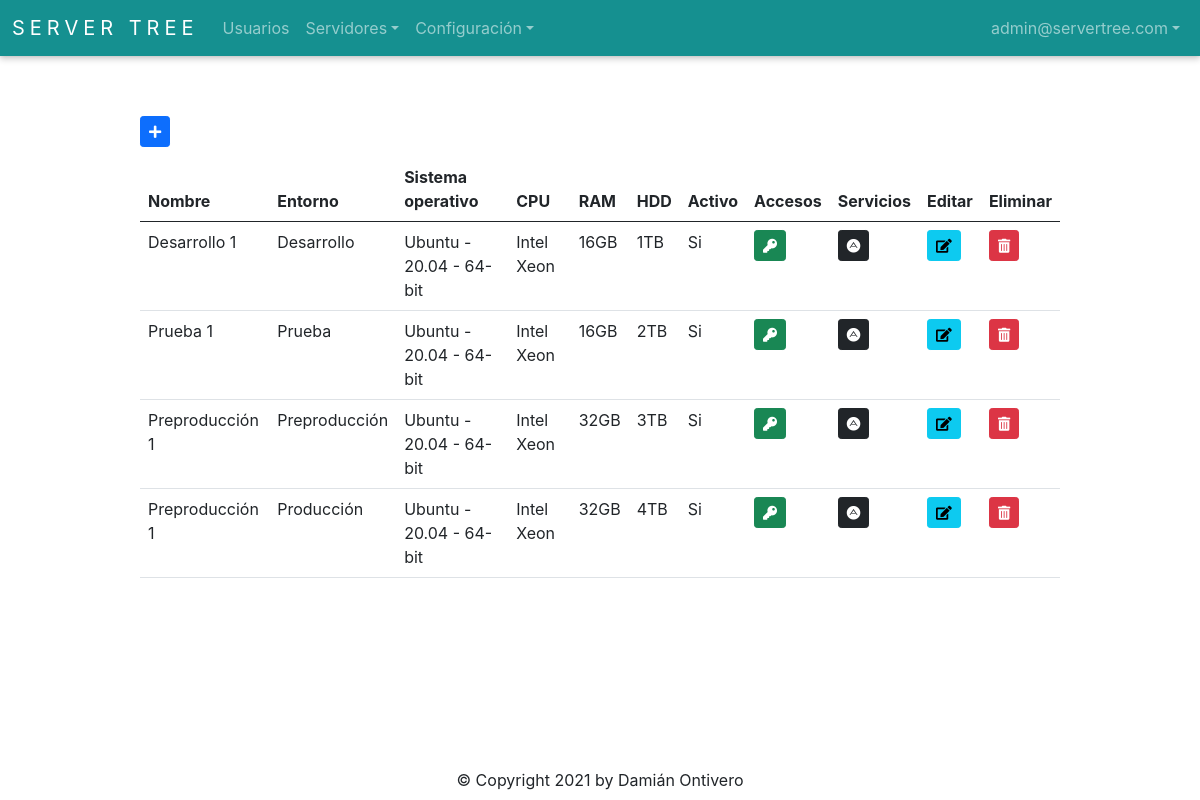
The app's page /server/get_server_all (signed in) with its own data.
### app/auth/models.py (models this page shows, shortened)
class User(db.Model, UserMixin):
    __tablename__ = 'Users'
    id = db.Column(db.Integer, autoincrement=True, primary_key=True)
    firstname = db.Column(db.String(128), nullable=False)
    lastname = db.Column(db.String(128), nullable=False)
    email = db.Column(db.String(256), unique=True, nullable=False)
    password = db.Column(db.String(256), nullable=False)
    role_id = db.Column(db.Integer, db.ForeignKey('Roles.id'), nullable=False)
    is_active = db.Column(db.Boolean)
    @staticmethod
    def get_by_id(id):
        return User.query.get(id)

### app/server/models.py (models this page shows, shortened)
class Server(db.Model):
    __tablename__ = 'Servers'
    id = db.Column(db.Integer, autoincrement=True, primary_key=True, nullable=False)
    name = db.Column(db.String(50), nullable=False)
    environment_id = db.Column(db.Integer, db.ForeignKey('Environments.id'), nullable=False)
    operating_system_id = db.Column(db.Integer, db.ForeignKey('OperatingSystems.id'), nullable=False)
    cpu = db.Column(db.String(50), nullable=False)
    ram = db.Column(db.String(50), nullable=False)
    hdd = db.Column(db.String(50), nullable=False)
    is_active = db.Column(db.Boolean)
    @staticmethod
    def get_all():
        return Server.query.all()

### app/environments/models.py (models this page shows, shortened)
class Environment(db.Model):
    __tablename__ = 'Environments'
    id = db.Column(db.Integer, autoincrement=True, primary_key=True, nullable=False)
    name = db.Column(db.String(50), nullable=False)
    is_active = db.Column(db.Boolean)
    @staticmethod
    def get_all():
        return Environment.query.all()

### app/operating_systems/models.py (models this page shows, shortened)
class OperatingSystem(db.Model):
    __tablename__ = 'OperatingSystems'
    id = db.Column(db.Integer, autoincrement=True, primary_key=True, nullable=False)
    name = db.Column(db.String(50), nullable=False)
    version = db.Column(db.String(50), nullable=False)
    architect = db.Column(db.String(6), nullable=False)
    is_active = db.Column(db.Boolean)
    def __repr__(self):
        return '{} - {} - {}'.format(self.name, self.version, self.architect)
    @staticmethod
    def get_all():
        return OperatingSystem.query.all()

### app/server/routes.py (the view)
@server_bp.route('/get_server_all', methods=['GET', 'POST'])
@login_required
def get_server_all():
    data = db.session.query(Server, Environment, OperatingSystem).join(Environment, OperatingSystem).all()
    environments = Environment.get_all()
    server_form = ServerForm()
    access_form = AccessForm()
    service_form = ServiceForm()
    user_form = UserForm()
    return render_template('server.html', data=data, environments=environments, server_form=server_form, access_form=access_form, service_form=service_form, user_form=user_form)

### app/auth/models.py (called while the page is built)
    @staticmethod
    def get_all():
        return Role.query.all()

### app/auth/routes.py (called while the page is built)
@login_manager.user_loader
def load_user(user_id):
    return User.get_by_id(int(user_id))

### app/connection_type/models.py (called while the page is built)
    @staticmethod
    def get_all():
        return ConnectionType.query.all()

### app/server/templates/server.html (shortened to what this page needs)
{% extends 'base.html' %}
{% import 'bootstrap/wtf.html' as wtf %}
{% block content %}
<div class="buttons">
  {% if current_user.role_id == 1 %}
    <button type="button" id="addServerButton" class="btn btn-primary btn-sm" data-bs-toggle="modal" data-bs-target="#serverModal"><i class="fas fa-plus"></i></button>
  {% else %}
    <button disabled type="button" id="addserverButton" class="btn btn-primary btn-sm" data-bs-toggle="modal" data-bs-target="#serverModal"><i class="fas fa-plus"></i></button>
  {% endif %}
</div>
<table class="table table-hover">
  <thead>
    <tr>
      <th>Nombre</th>
      <th>Entorno</th>
      <th>Sistema operativo</th>
      <th>CPU</th>
      <th>RAM</th>
      <th>HDD</th>
      <th>Activo</th>
      <th>Accesos</th>
      <th>Servicios</th>
      <th>Editar</th>
      <th>Eliminar</th>
    </tr>
  </thead>
  <tbody>
    {% for server, env, os in data %}
      <tr>
        <td>{{ server.name }}</td>
        <td>{{ env.name }}</td>
        <td>{{ os.name + ' - ' + os.version + ' - ' + os.architect }}</td>
        <td>{{ server.cpu }}</td>
        <td>{{ server.ram }}</td>
        <td>{{ server.hdd }}</td>
        <td>
          {% if server.is_active == 0 %}
            No
          {% elif server.is_active == 1  %}
            Si
          {% endif %}
        </td>
        <td>
          <button type="button" class="btn btn-success btn-sm" id="accessButton" data-id={{ server.id }} data-bs-toggle="modal" data-bs-target="#accessModal"><i class="fas fa-key"></i></button>
        </td>
        <td>
          <button type="button" class="btn btn-dark btn-sm" id="serviceButton" data-id={{ server.id }} data-bs-toggle="modal" data-bs-target="#serviceModal"><i class="fab fa-adn"></i></button>
        </td>
        {% if current_user.role_id == 1 %}
          <td>
            <button type="button" class="btn btn-info btn-sm" id="editServerButton" data-id={{ server.id }} data-bs-toggle="modal" data-bs-target="#serverModal"><i class="fas fa-edit"></i></button>
          </td>
          <td>
            <button type="button" class="btn btn-danger btn-sm" id="deleteServerButton" data-id={{ server.id }} data-bs-toggle="modal" data-bs-target="#deleteServerModal"><i class="fas fa-trash-alt"></i></button>
          </td>
        {% endif %}
      </tr>
    {% endfor %}
  </tbody>
</table>
{% endblock %}

### app/templates/base.html (shortened to what this page needs)
<!doctype html>
<html>
<head>
  <link rel="stylesheet" href="{{ url_for('static', filename='style.css') }}">
  <link rel="stylesheet" href="https://cdn.jsdelivr.net/npm/bootstrap@5.0.0/dist/css/bootstrap.min.css">
  <link rel="stylesheet" href="https://use.fontawesome.com/releases/v5.6.3/css/all.css">
</head>
<body>
  <nav class="navbar navbar-expand-lg navbar-dark">
      <div class="container-fluid">
        <a class="navbar-brand" href="{{ url_for('index.index') }}">Server Tree</a>
        <div class="collapse navbar-collapse" id="navbarSupportedContent">
          <ul class="navbar-nav me-auto mb-2 mb-lg-0">
              <li class="nav-item">
                <a class="nav-link" href="{{ url_for('auth.get_user_all') }}">Usuarios</a>
              </li>
              <li class="nav-item dropdown">
                  <a class="nav-link dropdown-toggle" href="#" id="navbarDropdown" role="button" data-bs-toggle="dropdown" aria-expanded="false">Servidores</a>
              </li>
              <li class="nav-item dropdown">
                  <a class="nav-link dropdown-toggle" href="#" id="navbarDropdown" role="button" data-bs-toggle="dropdown" aria-expanded="false">Configuración</a>
              </li>
          </ul>
          <ul class="navbar-nav">
            <li class="nav-item dropdown">
              <a class="nav-link dropdown-toggle" href="#" id="navbarDropdown" role="button" data-bs-toggle="dropdown" aria-expanded="false">{{ current_user.email }}</a>
            </li>
          </ul>
        </div>
      </div>
  </nav>
  <div class="container-base">
    {% block content %}{% endblock %}
  </div>
  <div class="footer">
    &copy; Copyright 2021 by Damián Ontivero
  </div>
</body>
</html>

### app/static/style.css (style rules this page uses)
* { text-decoration: none; font-family: -apple-system, BlinkMacSystemFont, 'Segoe UI', Roboto, Oxygen, Ubuntu, Cantarell, 'Open Sans', 'Helvetica Neue', sans-serif; }
html, body { margin: 0; padding: 0; width: 100%; height: 100%; position: relative; }
.navbar { background-color: #159090; box-shadow: 0 0 0.2rem rgb(0 0 0 / 10%), 0 0.2rem 0.4rem rgb(0 0 0 / 20%); }
.navbar-brand { text-transform: uppercase; letter-spacing: 5px; font-size: large; }
.footer { width: 100%; text-align: center; position: absolute; bottom: 1%; }
.container-base { width: 80%; position: relative; padding: 20px; left: 10%; top: 5%; overflow-x: auto; }
.container-base .buttons { margin-bottom: 10px; }

### records on screen
User: email "admin@servertree.com"
Server: name "Desarrollo 1", name "Desarrollo", architect "Ubuntu - 20.04 - 64-bit", cpu "Intel Xeon", ram "16GB", hdd "1TB", is_active "Si"
Server: name "Prueba 1", name "Prueba", architect "Ubuntu - 20.04 - 64-bit", cpu "Intel Xeon", ram "16GB", hdd "2TB", is_active "Si"
Server: name "Preproducción 1", name "Preproducción", architect "Ubuntu - 20.04 - 64-bit", cpu "Intel Xeon", ram "32GB", hdd "3TB", is_active "Si"
Server: name "Preproducción 1", name "Producción", architect "Ubuntu - 20.04 - 64-bit", cpu "Intel Xeon", ram "32GB", hdd "4TB", is_active "Si"
